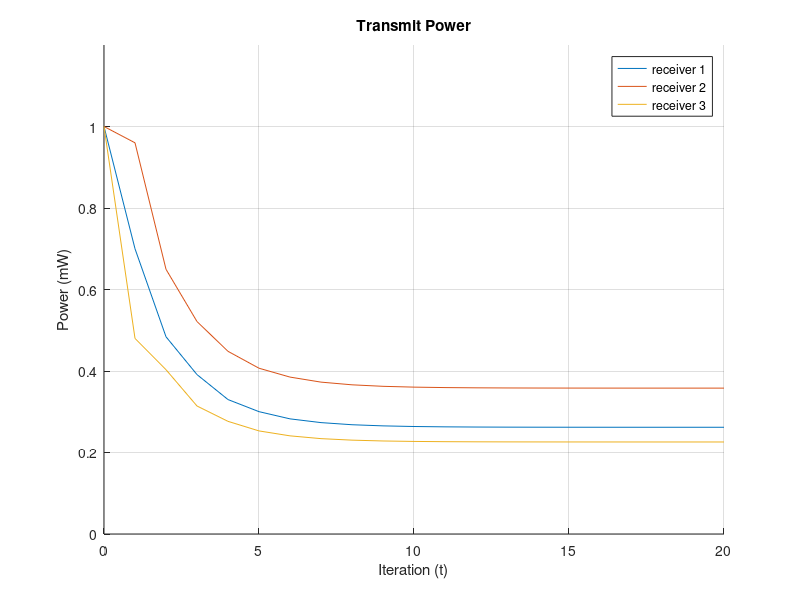
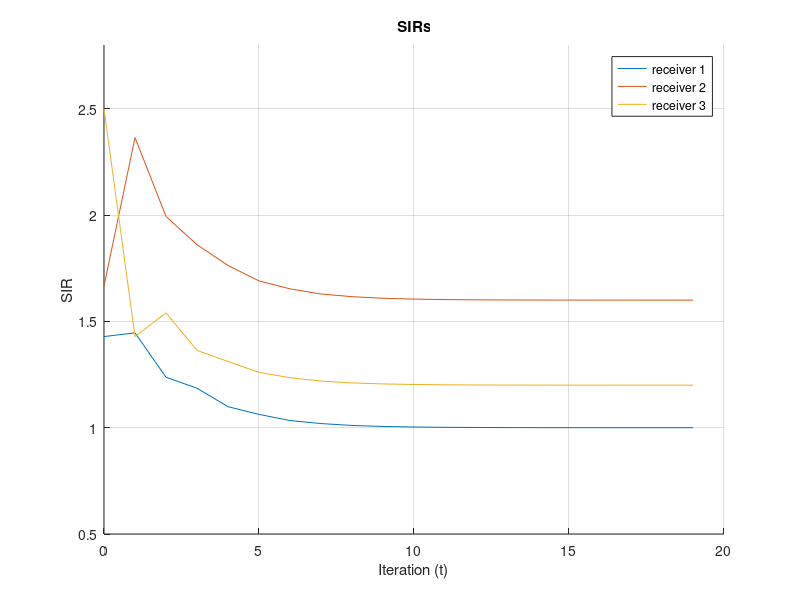

The MATLAB script that drew these images, in order:
close all;
clear;
clc;


%%% Declare the variables %%%
G=[ 1.0, 0.2, 0.4;
    0.3, 1.0, 0.2;
    0.2, 0.1, 1.0;];
gamma=[1.0; 1.6; 1.2];
noise=[0.1; 0.1; 0.1];
N=3;  % number of transmitters and receivers

T=20; %number of iterations
p=zeros(N,T+1);  %save the transmit power, since we are asked to write out the transmit power in Homework1
SIR=zeros(N,T);

p(:,1)=[1.0;1.0;1.0];
for t=1:T
    % compute the SIR
    receive_signal=diag(G).*p(:,t);
    interference_noise=G*p(:,t)-diag(G).*p(:,t)+noise;
    SIR(:,t)=receive_signal./interference_noise;
    
    % compute the transit power
    p(:,t+1)=gamma./SIR(:,t).*p(:,t);
end

% plot power
figure(1);hold on;
xlabel('Iteration (t)'); ylabel('Power (mW)');
title('Transmit Power');
grid on;
ylim([0 1.2]);
plot(0:1:T,p);
legend({'receiver 1','receiver 2','receiver 3'});


figure(2);hold on;
xlabel('Iteration (t)'); ylabel('SIR');
title('SIRs');
grid on
ylim([0.5 2.8]);
plot(0:1:(T-1), SIR);
legend({'receiver 1','receiver 2','receiver 3'});

%for i=1:T
%    fprintf('Power of Iteration %d is %f\n',i,p(:,1)); 
%end
disp('The optimal tranmit power is:');
disp(p(:,21));


    